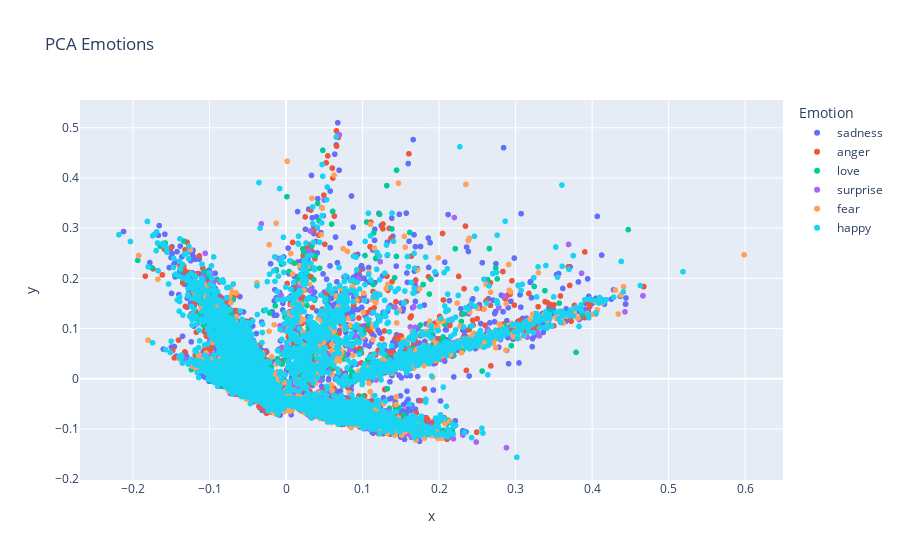

Source (notebook cell):
### Code cell
hero.scatterplot(data, col='pca_tfidf_clean_text', color='Emotion', title = 'PCA Emotions')

### Figure 1 — Plotly figure (JSON) as saved in the notebook; plotly's stock layout.template omitted (floating-point values rounded to 4 significant figures; data arrays with more than 128 entries replaced by an {"elided": "..."} marker saying what was removed)
{"data": [{"hovertemplate": "Emotion=sadness<br>x=%{x}<br>y=%{y}<extra></extra>", "legendgroup": "sadness", "marker": {"color": "#636efa", "symbol": "circle"}, "mode": "markers", "name": "sadness", "showlegend": true, "type": "scattergl", "x": {"elided": "6265 float values"}, "xaxis": "x", "y": {"elided": "6265 float values"}, "yaxis": "y"}, {"hovertemplate": "Emotion=anger<br>x=%{x}<br>y=%{y}<extra></extra>", "legendgroup": "anger", "marker": {"color": "#EF553B", "symbol": "circle"}, "mode": "markers", "name": "anger", "showlegend": true, "type": "scattergl", "x": {"elided": "2993 float values"}, "xaxis": "x", "y": {"elided": "2993 float values"}, "yaxis": "y"}, {"hovertemplate": "Emotion=love<br>x=%{x}<br>y=%{y}<extra></extra>", "legendgroup": "love", "marker": {"color": "#00cc96", "symbol": "circle"}, "mode": "markers", "name": "love", "showlegend": true, "type": "scattergl", "x": {"elided": "1641 float values"}, "xaxis": "x", "y": {"elided": "1641 float values"}, "yaxis": "y"}, {"hovertemplate": "Emotion=surprise<br>x=%{x}<br>y=%{y}<extra></extra>", "legendgroup": "surprise", "marker": {"color": "#ab63fa", "symbol": "circle"}, "mode": "markers", "name": "surprise", "showlegend": true, "type": "scattergl", "x": {"elided": "879 float values"}, "xaxis": "x", "y": {"elided": "879 float values"}, "yaxis": "y"}, {"hovertemplate": "Emotion=fear<br>x=%{x}<br>y=%{y}<extra></extra>", "legendgroup": "fear", "marker": {"color": "#FFA15A", "symbol": "circle"}, "mode": "markers", "name": "fear", "showlegend": true, "type": "scattergl", "x": {"elided": "2652 float values"}, "xaxis": "x", "y": {"elided": "2652 float values"}, "yaxis": "y"}, {"hovertemplate": "Emotion=happy<br>x=%{x}<br>y=%{y}<extra></extra>", "legendgroup": "happy", "marker": {"color": "#19d3f3", "symbol": "circle"}, "mode": "markers", "name": "happy", "showlegend": true, "type": "scattergl", "x": {"elided": "7029 float values"}, "xaxis": "x", "y": {"elided": "7029 float values"}, "yaxis": "y"}], "layout": {"legend": {"title": {"text": "Emotion"}, "tracegroupgap": 0}, "title": {"text": "PCA Emotions"}, "xaxis": {"anchor": "y", "domain": [0, 1], "title": {"text": "x"}}, "yaxis": {"anchor": "x", "domain": [0, 1], "title": {"text": "y"}}}}
